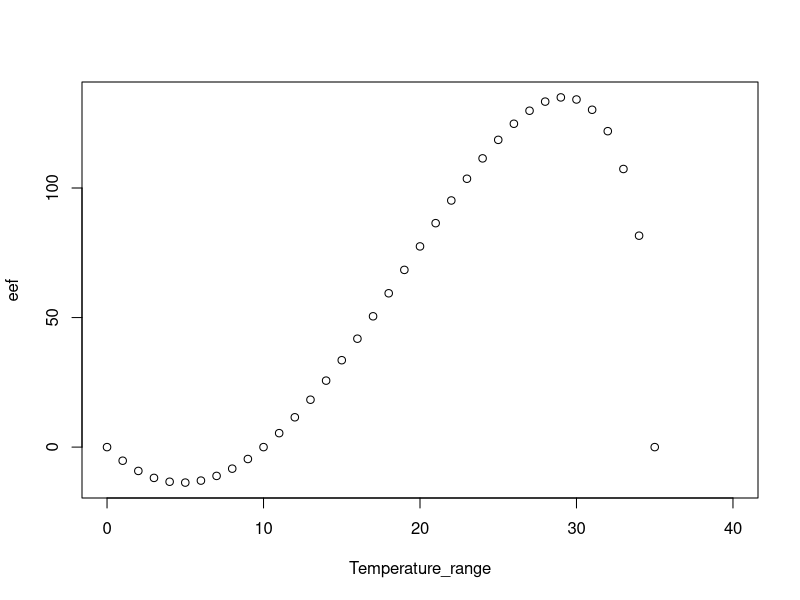

Recreate this plot in R.
## ---- chunk 1
Temperature_range = seq(0,40)
a = 0.1
TL = 10
TU = 35
d = 2
## ---- chunk 2
eef <- a * Temperature_range * (Temperature_range - TL) * (TU -Temperature_range)^(1/d)
## ---- chunk 3
plot(Temperature_range, eef)
